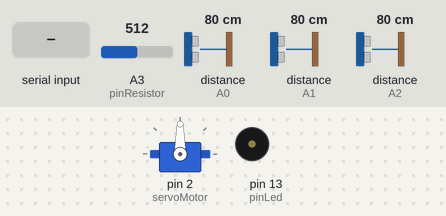
The sketch below on a simulated Arduino Uno, built with avr-gcc and run on an emulated ATmega328P. Parts: servo, buzzer (waves = sounding). The inputs (shaded band) are chosen by the test bench; at power-on: A3 (pinResistor) = 512, distance to the obstacle (sensors on A0, A1, A2) 80 cm. The echo pulse lasts 58.3 µs per cm; what the sketch prints to the serial monitor is not drawn.

Above: at 1.4 s.
1.5 s: "T\n" received over Serial
At 3.4 s:
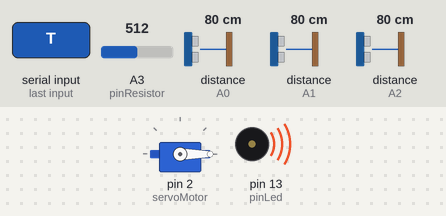
4.2 s: "O\n" received over Serial
At 5.5 s:
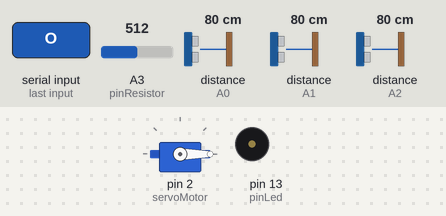
Timing chart, 0 to 7.2 s (numbered marks = the images above; inputs shaded):
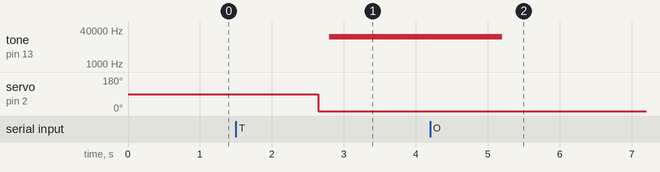

Measured:
- after the input at 1.5 s, tone on pin 13 (pinLed): silent → 19264 Hz after 1.3 s; servo on pin 2 (servoMotor): 90° → 0° after 1.1 s
- after the input at 4.2 s, tone on pin 13 (pinLed): 19264 Hz → silent after 1.0 s

The sketch:

Detector_de_miscare_Arduino_Opris_Ana_C++.ino
```cpp
#include <Servo.h>
Servo servoMotor;
int n=3;
int pingPin[] = {A0,A1,A2};
int pinLed=13;
int pinResistor=A3;
int pinLuminaEXTERIORFabrica=3;
double valueNight;
int Alarm=13;

struct UltraSonic{

 long duration;
 long inches;
 long cm;

};

struct UltraSonic machine[3];

void setup() {

  Serial.begin(9600);
  pinMode(pinLed, OUTPUT);
  pinMode(pinResistor, INPUT);
  pinMode(Alarm, OUTPUT);
  servoMotor.attach(2);
  afiseazaOptiuni();
}

void loop() {
 if (Serial.available()) {


    String com = Serial.readString();
    char comanda = com.charAt(0)&0xDF;   //se forteaza litere mari NOT 20H


    switch (comanda) {
     case 'A':
        afiseazaOptiuni();
        break;
 case 'N' :       //stingere  lumini EXTERIOR fabrica
        {
         digitalWrite(pinLuminaEXTERIORFabrica, LOW);

         Serial.println("Stingere lumina din fabrica");
        }
        break;
       case 'D' :       //aprindere lumini EXTERIOR fabrica
        {
         digitalWrite(pinLuminaEXTERIORFabrica, HIGH);

         Serial.println("aprindere lumina din fabrica");
        }
        break;
case 'T' :    //actionare ALARMA
        {

          Serial.print( "Este nevoie de administrator pentru a opri alarma\n");
          Serial.print("Motoarele care activeaza protectia pentru usi si geamuri au fost pornite\n");
  Serial.println();
  for(int i=0;i<n;i++){


  pinMode(pingPin[i], OUTPUT);
  digitalWrite(pingPin[i], LOW);
  delayMicroseconds(2);
  digitalWrite(pingPin[i], HIGH);
  delayMicroseconds(5);
  digitalWrite(pingPin[i], LOW);


  pinMode(pingPin[i], INPUT);
  machine[i].duration = pulseIn(pingPin[i], HIGH);

  machine[i].inches = microsecondsToInches(machine[i].duration);
  machine[i].cm = microsecondsToCentimeters(machine[i].duration);

     Serial.print("Valoarea intregistrata senzorul de miscare ");
       Serial.print(i);
        Serial.print("  cu ultrasunet");

  Serial.print(":  ");
  Serial.print(machine[i].inches);
  Serial.print("in, ");
  Serial.print(machine[i].cm);
  Serial.print("cm");
  Serial.println();


  valueNight=analogRead(pinResistor) * (5.0 / 1023.0);
     servoMotor.write(0);
  if(machine[i].cm<300 && machine[i].cm>200 && valueNight>3.4)
  { digitalWrite(pinLed,HIGH);
    servoMotor.write(40);
    delayMicroseconds(500);
    digitalWrite(pinLed,LOW);
    delay(100);
    tone(Alarm,200,100);
  }
    else
      digitalWrite(pinLed,LOW);


  }
        tone(Alarm,5000000,5000000000000);  }
break;
 case 'O' :       //actionare lumini EXTERIOR
        {
         digitalWrite(pinLuminaEXTERIORFabrica, HIGH);
          digitalWrite(pinLed, LOW);
           digitalWrite(Alarm, LOW);
           servoMotor.write(0);
         Serial.println("Administratorul va opri alarma si va aprinde lumina de afara .");
          noTone(Alarm);
        }
      break;
    }}}
long microsecondsToInches(long microseconds) {

  return microseconds / 74 / 2;
}

long microsecondsToCentimeters(long microseconds) {

  return microseconds / 29 / 2;
}
void afiseazaOptiuni() {
  Serial.write("Comenzi disponibile:\n");
  Serial.write("A - afisare comenzi disponibile: \n");
  Serial.write("N - stingere lumini EXTERIOR fabrica  \n");
  Serial.write("T -testare sistem alarma( un motor va deplasa toate  usile de siguranta,altul grilajul ferestrelor si fotorezistorul va actiona alarma si lumina )\n");
  Serial.write("D - Aprindere lumini EXTERIOR fabrica \n");
  Serial.write("O - Oprire sistem de siguranta de catre administror\n");
  Serial.write("\n");

}
```
